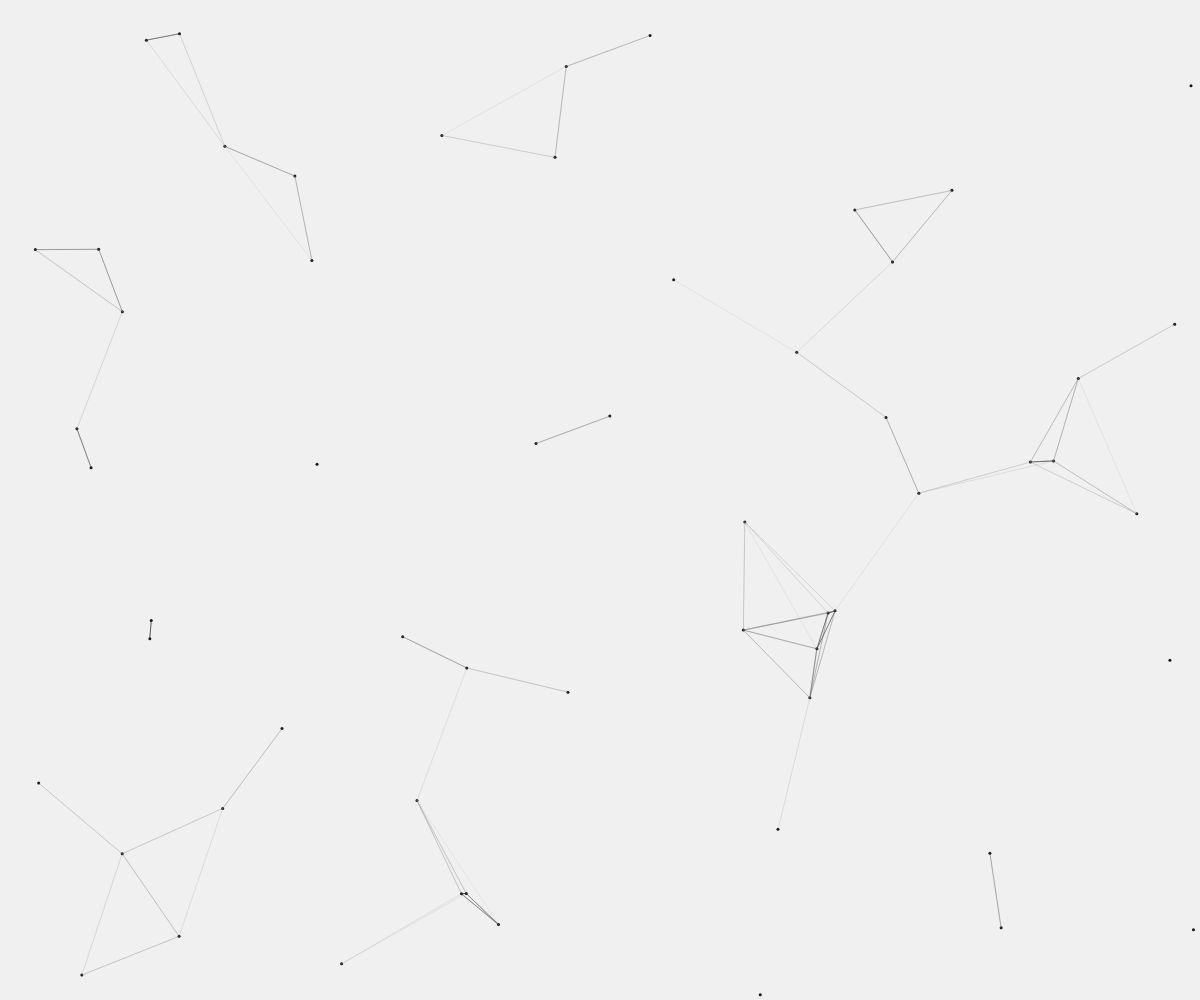
Frame 1 (no input)
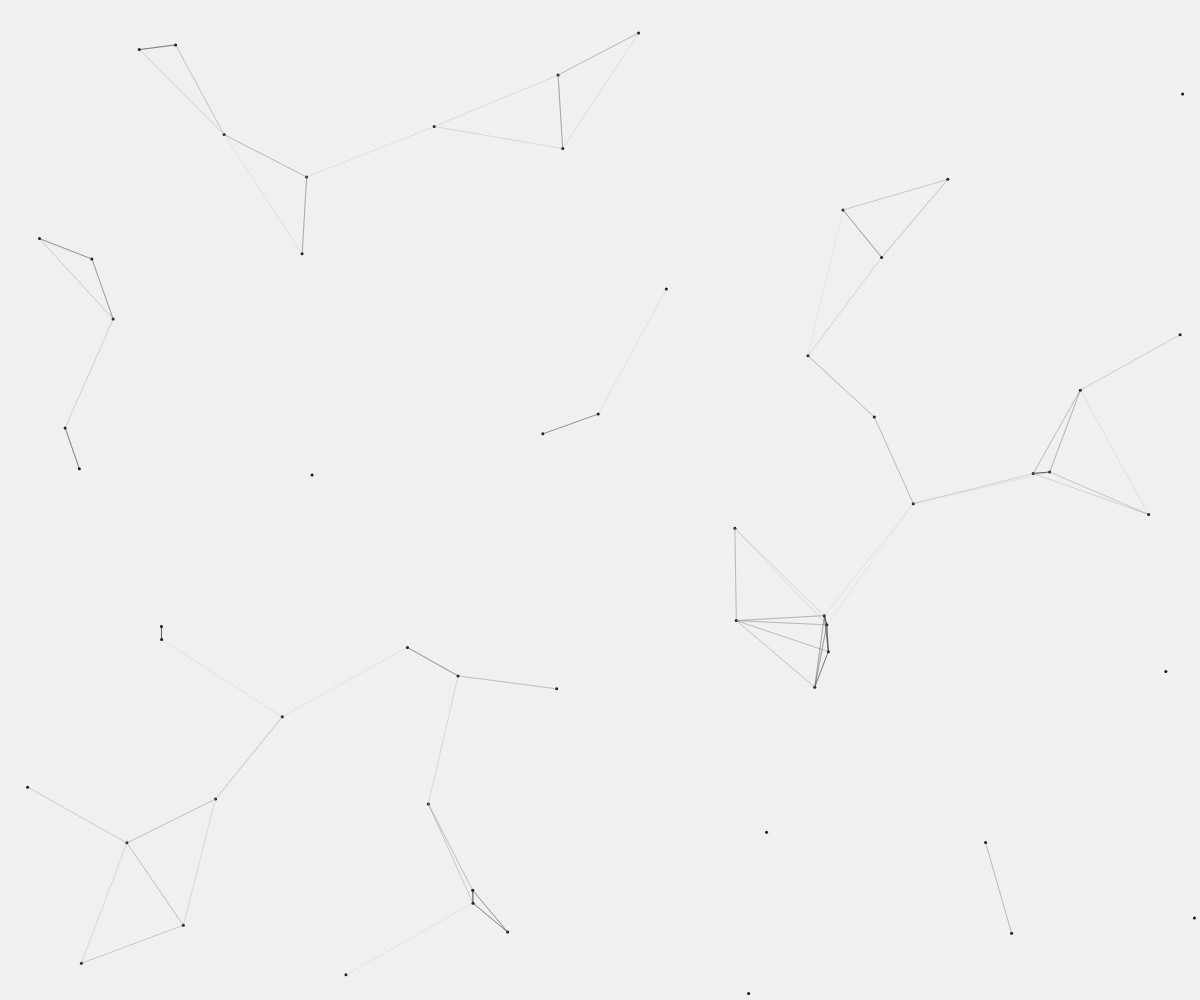
Frame 60 (no input)
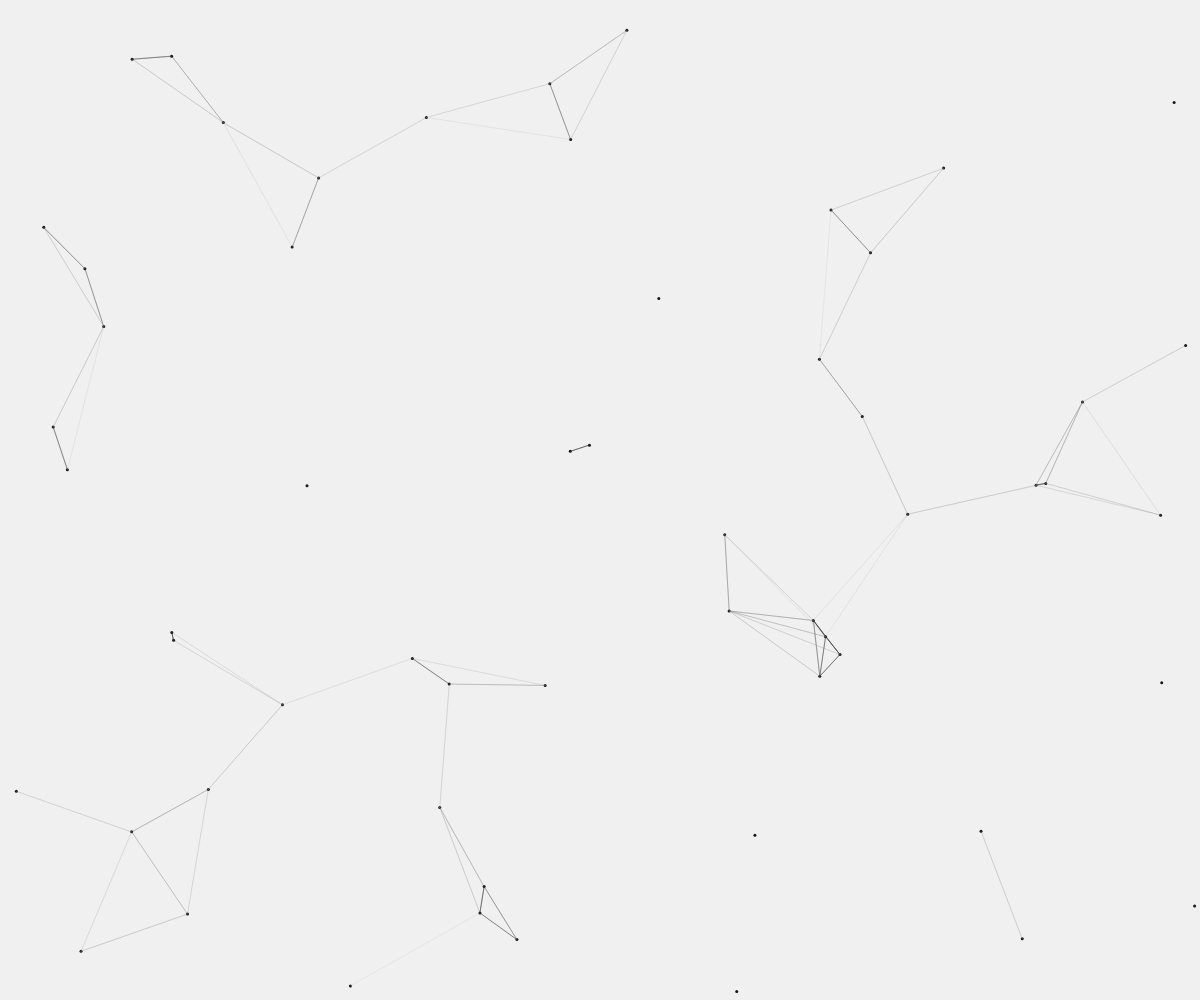
Frame 120 (the mouse pressed at the canvas centre since frame 60)

The p5.js sketch that drew these frames (run headless with seeded random() and noise() and a simulated clock; from frame 60 on, the mouse is pressed at the canvas centre):

// p5.js sketch
// ── sketch.js
// jshint esversion: 9

const fps = 200;

// settings:
const drawArea = 100;
const maxDraw = 8;
const drawForce = 0.008;
const connectionDistance = 150;

// theme:
const mediaQuery = window.matchMedia("(prefers-color-scheme: dark)");
const themes = {
  light: {
    background: 255,
    dots: 0,
    linesMin: 0,
    linesMax: 50,
  },
  dark: {
    background: 0,
    dots: 255,
    linesMin: 50,
    linesMax: 255,
  },
  mLight: {
    background: 240,
    dots: 22,
    linesMin: 22,
    linesMax: 72,
  },
  mDark: {
    background: 22,
    dots: 220,
    linesMin: 220,
    linesMax: 150,
  },
};
var theme = mediaQuery.matches ? themes.mDark : themes.mLight;

let dots = [];

function preload() {}

function setup() {
  createCanvas(windowWidth, windowHeight);
  for (let i = 0; i < (windowWidth * windowHeight) / Math.pow(144, 2); i++) {
    dots.push(new Dot(random(5, width - 5), random(5, height - 5)));
  }

  mediaQuery.addEventListener("change", (e) => {
    if (e.matches) {
      theme = themes.mDark;
    } else {
      theme = themes.mLight;
    }
  });
}

function windowResized() {
  resizeCanvas(windowWidth, windowHeight);
}

function draw() {
  frameRate(fps);
  background(theme.background);
  let inRange = 0;
  dots.forEach((d) => {
    if (dist(d.pos.x, d.pos.y, mouseX, mouseY) < drawArea) {
      inRange++;
      if (mouseIsPressed && inRange < maxDraw) {
        d.pos = p5.Vector.lerp(d.pos, createVector(mouseX, mouseY), drawForce);
      }
    }
    d.update(dots);
  });
}

// ── dot.js
// jshint esversion: 9

class Dot {
  constructor(x, y) {
    this.pos = createVector(x, y);
    this.vel = createVector(0, fps < 120 ? 0.4 : 0.2);
    this.vel.rotate(random(-PI, PI));
  }

  update(dots) {
    this.move();
    this.draw(dots);
  }

  move() {
    this.pos.add(this.vel);
    if (this.pos.x < 5 || this.pos.x > width - 5) {
      this.vel.x *= -1;
    }
    if (this.pos.y < 5 || this.pos.y > height - 5) {
      this.vel.y *= -1;
    }
    if (this.pos.x < 0 || this.pos.x > width) {
      this.pos.x = random(5, width - 5);
    }
    if (this.pos.y < 0 || this.pos.y > height) {
      this.pos.y = random(5, height - 5);
    }
  }

  draw(dots) {
    // Draw dot:
    push();
    noFill();
    strokeWeight(3);
    stroke(theme.dots);
    translate(this.pos.x, this.pos.y);
    point(0, 0);
    pop();

    dots.forEach((d) => {
      if (d !== this && d.pos.dist(this.pos) < connectionDistance) {
        push();
        strokeWeight(map(d.pos.dist(this.pos), 0, 150, 0.5, 0.1));
        stroke(map(d.pos.dist(this.pos), 0, 50, theme.linesMin, theme.linesMax));
        line(this.pos.x, this.pos.y, d.pos.x, d.pos.y);
        pop();
      }
    });
  }
}
